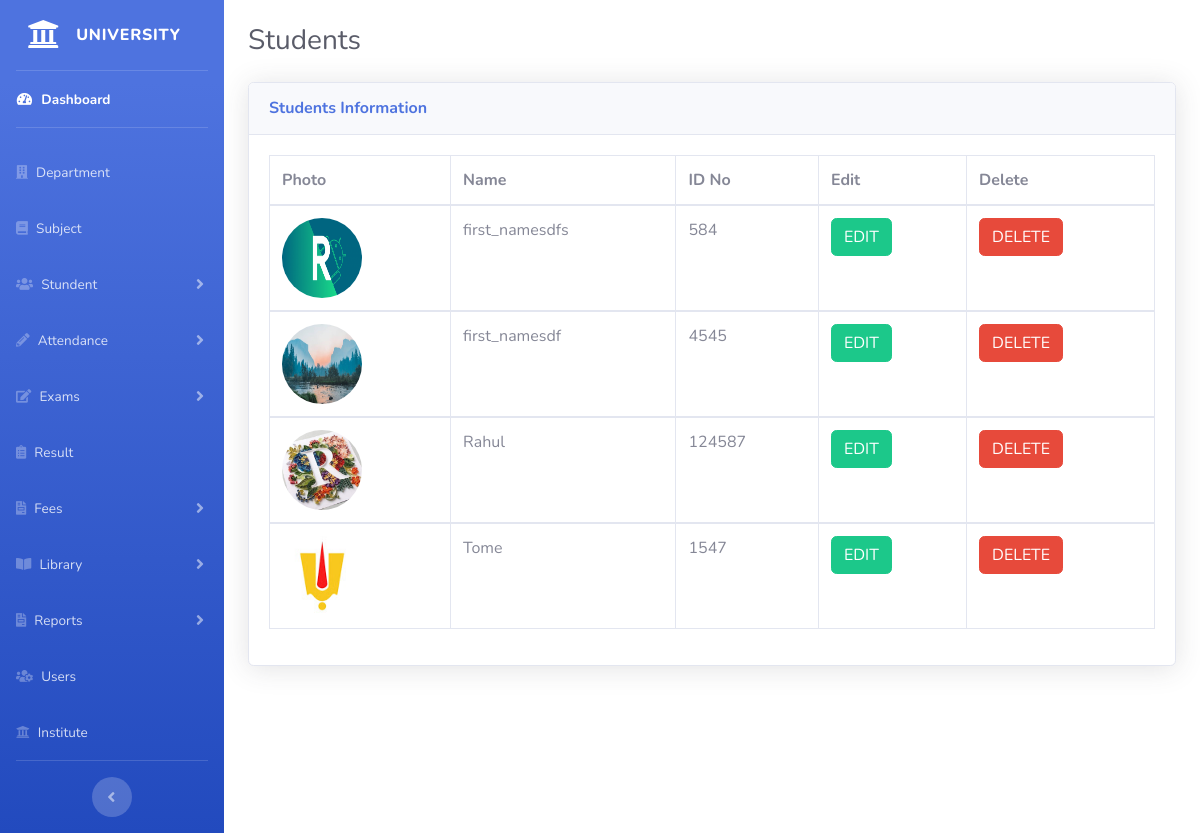
The page /student_list.php (signed in) on the database as committed earlier.
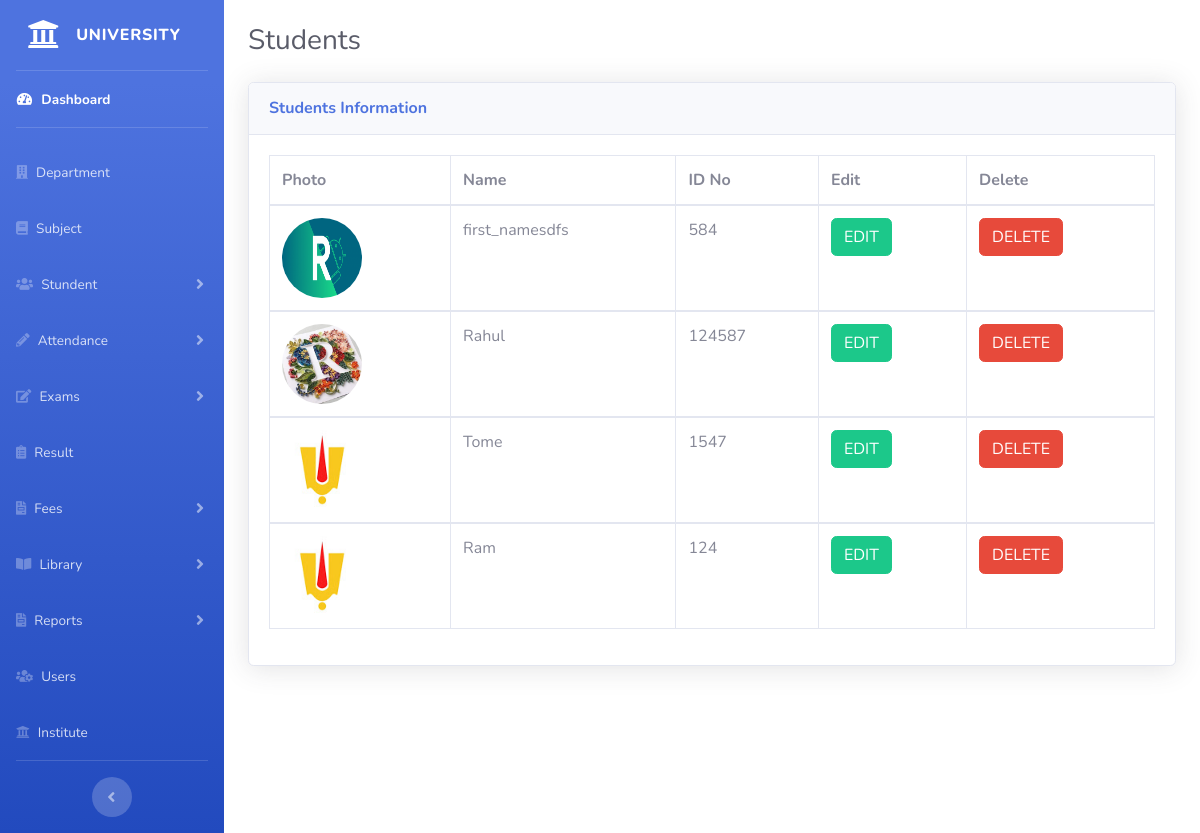
The same page on the database as committed later.
### tables this page shows
CREATE TABLE `student` (
  `id` int(10) NOT NULL,
  `department_id` int(10) NOT NULL,
  `semester` int(2) NOT NULL,
  `first_name` varchar(20) NOT NULL,
  `last_name` varchar(20) NOT NULL,
  `middle_name` varchar(20) NOT NULL,
  `student_id` int(10) NOT NULL,
  `blood_group` varchar(5) NOT NULL,
  `gender` varchar(10) NOT NULL,
  `religion` varchar(20) NOT NULL,
  `nationality` varchar(20) NOT NULL,
  `bod` date NOT NULL,
  `phone` varchar(15) NOT NULL,
  `father_name` varchar(50) NOT NULL,
  `father_mo` varchar(15) NOT NULL,
  `mother_name` varchar(50) NOT NULL,
  `mother_mo` varchar(15) NOT NULL,
  `present_address` varchar(100) NOT NULL,
  `permanent_address` varchar(100) NOT NULL,
  `profile_image` text NOT NULL
);

### student_list.php (the view, shortened to what this page needs)
<?php
include("security.php");
include("includes/header.php");
include("includes/navbar.php");
?>
<link href="vendor/datatables/dataTables.bootstrap4.min.css" rel="stylesheet">
<div class="container-fluid">
	<h1 class="h3 mb-2 mt-4 text-gray-800">Students</h1>
	<div class="card shadow mb-4 mt-4">
		<div class="card-header py-3">
			<h6 class="m-0 font-weight-bold text-primary">Students Information</h6>
		</div>
		<div class="card-body">
			<div class="table-responsive">
				<?php
				$getDeparment = "SELECT * FROM student";
				$query_run = mysqli_query($connection,$getDeparment);
				?>
				<table class="table table-bordered" id="dataTable" width="100%" cellspacing="0">
					<thead>
						<tr>
							<th>Photo</th>
							<th>Name</th>
							<th>ID No</th>
							<th>Edit</th>
							<th>Delete</th>
						</tr>
					</thead>
					<?php
						if(mysqli_num_rows($query_run)>0){
						while ($row = mysqli_fetch_assoc($query_run)) {
					?>
					<tbody>
						<tr>
							<td> <?php echo '<img class="rounded-circle"
							src="upload/'.$row['profile_image'].'" width="80px" height="80px" alt ="Image">'?></td>
							<td><?php echo $row['first_name']; ?></td>
						<td><?php echo $row['student_id']; ?></th>
						<td>
							<form action="edit_student.php" method="POST">
								<button type="submit" name="edit_btn" class="btn btn-success">EDIT</button>
							</form>
						</td>
						<td>
							<form action="#" method="POST">
								<button type="submit" class="btn btn-danger" name="delete">DELETE</button>
							</form>
						</td>
					</tbody>
					<?php
						}
						} else{
						echo "<p class='text-center font-weight-bold my-5'>No Record Found.</p>";
						}
					?>
				</table>
			</div>
		</div>
	</div>
	<?php
		include("includes/scripts.php");
		include("includes/footer.php");
	?>

### includes/header.php (shortened to what this page needs)
<!DOCTYPE html>
<html lang="en">
<head>
    <link href="vendor/fontawesome-free/css/all.min.css" rel="stylesheet" type="text/css">
    <link href="css/sb-admin-2.min.css" rel="stylesheet">
</head>
<body id="page-top">
    <div id="wrapper">

### includes/navbar.php (shortened to what this page needs)
<ul class="navbar-nav bg-gradient-primary sidebar sidebar-dark accordion" id="accordionSidebar">
    <a class="sidebar-brand d-flex align-items-center justify-content-center" href="index.php">
        <div class="sidebar-brand-icon">
            <i class="fas fa-university"></i>
        </div>
        <div class="sidebar-brand-text mx-3">University</div>
    </a>
    <hr class="sidebar-divider my-0">
    <li class="nav-item active">
        <a class="nav-link" href="index.php">
            <i class="fas fa-fw fa-tachometer-alt"></i>
            <span>Dashboard</span></a>
        </li>
        <hr class="sidebar-divider">
    <?php
        if($_SESSION["role"] == "Admin"){
    ?>
        <li class="nav-item">
            <a class="nav-link" href="department.php">
                <i class="fas fa-building"></i>
                <span>Department</span>
            </a>
        </li>
        <li class="nav-item">
            <a class="nav-link" href="subject.php">
                <i class="fa fa-book"></i>
                <span>Subject</span>
            </a>
        </li>
        <li class="nav-item">
            <a class="nav-link collapsed" data-toggle="collapse" data-target="#collapseStudent"aria-expanded="true" aria-controls="collapseStudent">
                <i class="fas fa-users"></i>
                <span>Stundent</span>
            </a>
        </li>
      <?php
          }
        ?>
        <li class="nav-item">
            <a class="nav-link collapsed" data-toggle="collapse" data-target="#collapseAttendance"aria-expanded="true" aria-controls="collapseAttendance">
                <i class="fas fa-pencil-alt"></i>
                <span>Attendance</span>
            </a>
        </li>
        <li class="nav-item ">
            <a class="nav-link collapsed" data-toggle="collapse" data-target="#collapseExams"aria-expanded="true" aria-controls="collapseExams">
                <i class="fas fa-edit"></i>
                <span>Exams</span>
            </a>
        </li>
        <li class="nav-item">
            <a class="nav-link" href="result.php">
                <i class="fas fa-clipboard-list"></i>
                <span>Result</span>
            </a>
        </li>
         <?php
        if($_SESSION["role"] == "Admin"){
         ?>
        <li class="nav-item ">
            <a class="nav-link collapsed" data-toggle="collapse" data-target="#collapseFees"aria-expanded="true" aria-controls="collapseFees">
                <i class="fas fa-file-invoice"></i>
                <span>Fees</span>
            </a>
        </li>
        <li class="nav-item ">
            <a class="nav-link collapsed" data-toggle="collapse" data-target="#collapseLibrary"aria-expanded="true" aria-controls="collapseLibrary">
                <i class="fas fa-book-open"></i>
                <span>Library</span>
            </a>
        </li>
        <li class="nav-item ">
            <a class="nav-link collapsed" data-toggle="collapse" data-target="#collapseReport"aria-expanded="true" aria-controls="collapseReport">
                <i class="fas fa-file-invoice"></i>
                <span>Reports</span>
            </a>
        </li>
        <li class="nav-item">
            <a class="nav-link" href="admin.php">
                <i class="fas fa-users-cog"></i>
                <span>Users</span>
            </a>
        </li>
        <li class="nav-item">
            <a class="nav-link" href="institute.php">
               <i class="fas fa-university"></i>
                <span>Institute</span>
            </a>
        </li>
      <?php
          }
        ?>
        <hr class="sidebar-divider d-none d-md-block">
        <div class="text-center d-none d-md-inline">
            <button class="rounded-circle border-0" id="sidebarToggle"></button>
        </div>
    </ul>

### includes/scripts.php (shortened to what this page needs)
<link href="https://cdnjs.cloudflare.com/ajax/libs/bootstrap-datepicker/1.6.4/css/bootstrap-datepicker.css" rel="stylesheet"/>

### includes/footer.php (shortened to what this page needs)
<footer class="sticky-footer bg-white">
</footer>
</div>
</body>
</html>

Rows that differ between the two databases and show on the page:
removed student: profile_image (picture), first_name "first_namesdf", student "4545"
added student: profile_image (picture), first_name "Ram", student "124"
